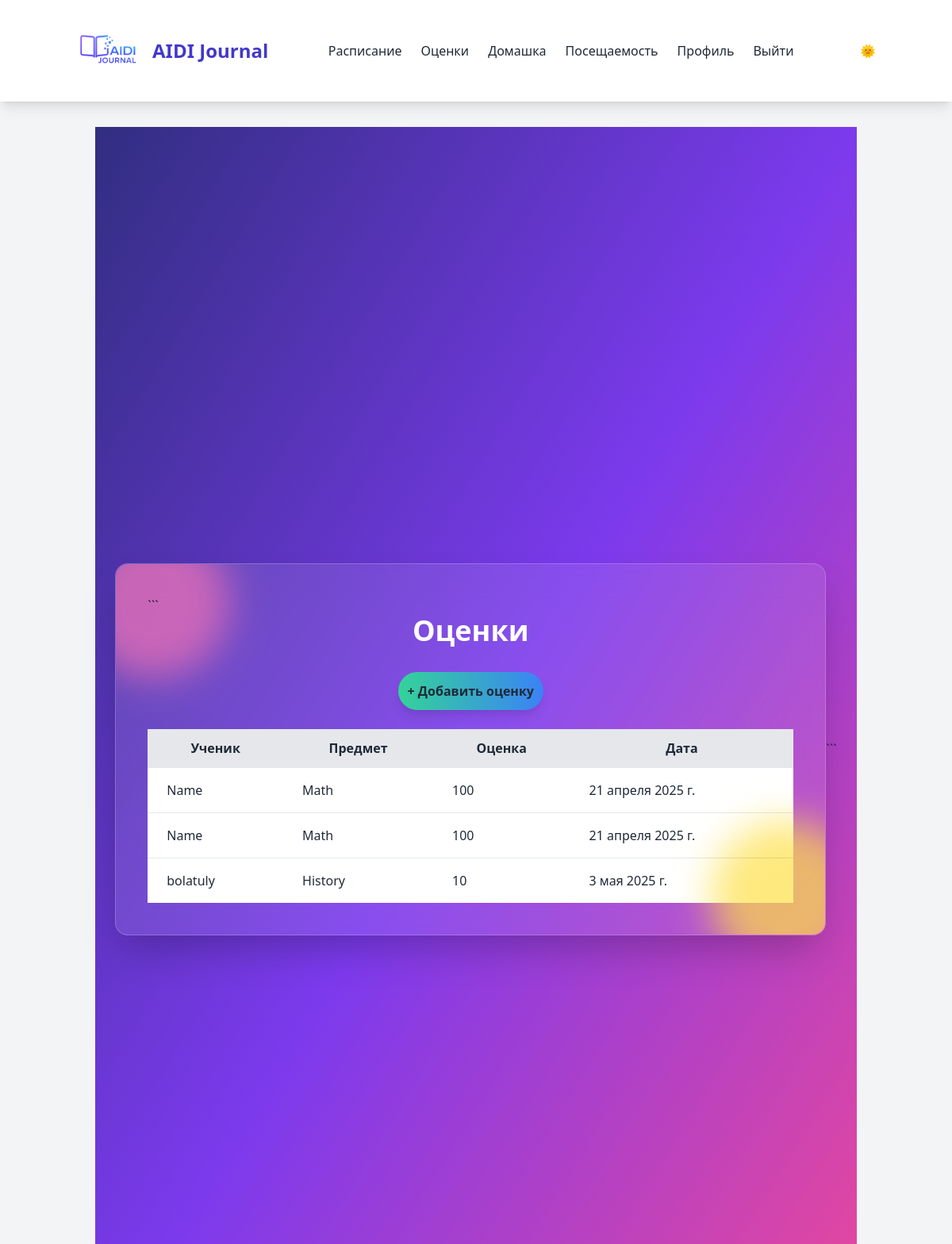
Screenshot of /grades/ (signed in) with the database file from the repository.
### myapp/models.py (models this page shows, shortened)
class Grade(models.Model):
    student = models.ForeignKey(
        CustomUser,
        on_delete=models.CASCADE,
        limit_choices_to={'role': 'student'}
    )
    subject = models.ForeignKey(Subject, on_delete=models.CASCADE)
    value = models.IntegerField()
    date = models.DateField(auto_now_add=True)

class CustomUser(AbstractUser):
    ROLE_CHOICES = (
        ('student', 'Ученик'),
        ('teacher', 'Учитель'),
        ('parent', 'Родитель'),
    )
    role = models.CharField(max_length=10, choices=ROLE_CHOICES, default='student')
    photo = models.ImageField(
        upload_to='avatars/',
        blank=True,
        null=True,
        verbose_name='Аватар'
    )

class Subject(models.Model):
    name = models.CharField(max_length=100)

### myapp/views.py (the view)
# urls.py: path('grades/',    views.grades_view, name='grades'),
@login_required
def grades_view(request):
    grades = Grade.objects.all()
    return render(request, 'grades.html', {'grades': grades})

### templates/grades.html (shortened to what this page needs)
{% extends 'base.html' %}
{% load static %}
{% block content %}
  <link href="{% static 'css/custom.css' %}" rel="stylesheet">
  <div class="min-h-screen flex items-center justify-center page-gradient-bg p-6">
    <div class="relative bg-white bg-opacity-10 backdrop-blur-lg rounded-2xl shadow-2xl p-10 max-w-4xl w-full border border-white border-opacity-20 overflow-hidden">
      <div class="absolute -top-12 -left-12 w-48 h-48 bg-pink-400 rounded-full mix-blend-multiply filter blur-xl opacity-70 animate-blob"></div>
      <div class="absolute -bottom-12 -right-12 w-48 h-48 bg-yellow-300 rounded-full mix-blend-multiply filter blur-xl opacity-70 animate-blob animation-delay-2000"></div>
```
  <h1 class="text-4xl font-extrabold text-white text-center mb-8">Оценки</h1>
  {% if user.is_authenticated and user.role == 'teacher' %}
    <div class="mb-6 text-center">
      <a href="{% url 'add_grade' %}" class="btn-gradient inline-block px-6 py-3">
        + Добавить оценку
      </a>
    </div>
  {% endif %}
  <div class="overflow-x-auto">
    <table class="min-w-full bg-white dark:bg-gray-800 text-gray-800 dark:text-gray-100">
      <thead class="bg-gray-200 dark:bg-gray-700">
        <tr>
          <th class="px-6 py-3">Ученик</th>
          <th class="px-6 py-3">Предмет</th>
          <th class="px-6 py-3">Оценка</th>
          <th class="px-6 py-3">Дата</th>
        </tr>
      </thead>
      <tbody>
        {% for g in grades %}
          <tr class="border-t hover:bg-gray-50 dark:hover:bg-gray-700">
            <td class="px-6 py-4">{{ g.student.username }}</td>
            <td class="px-6 py-4">{{ g.subject.name }}</td>
            <td class="px-6 py-4">{{ g.value }}</td>
            <td class="px-6 py-4">{{ g.date }}</td>
          </tr>
        {% empty %}
          <tr>
            <td colspan="4" class="text-center py-8 text-gray-300">Нет оценок</td>
          </tr>
        {% endfor %}
      </tbody>
    </table>
  </div>
</div>
```
  </div>
{% endblock %}

### templates/base.html (shortened to what this page needs)
{% load static %}
<!DOCTYPE html>
<html lang="ru">
<head>
  <script src="https://cdn.tailwindcss.com"></script>
  <link rel="stylesheet" href="{% static 'css/custom.css' %}">
</head>
<body class="bg-gray-100 dark:bg-gray-900 text-gray-800 dark:text-gray-100 transition-colors duration-300">
  <nav class="bg-white dark:bg-gray-800 shadow-lg p-4 transition-colors duration-300">
    <div class="container mx-auto flex justify-between items-center">
      <a href="{% url 'home' %}" class="flex items-center">
        <img src="{% static 'img/logo.png' %}" alt="AIDI Journal" class="h-24 w-auto mr-2">
        <span class="text-2xl font-bold text-indigo-700">AIDI Journal</span>
      </a>
      <div class="space-x-6 flex items-center">
        {% if user.is_authenticated %}
          <a href="{% url 'schedule' %}" class="hover:text-indigo-600">Расписание</a>
          <a href="{% url 'grades' %}" class="hover:text-indigo-600">Оценки</a>
          <a href="{% url 'homework' %}" class="hover:text-indigo-600">Домашка</a>
          {% if user.role == 'teacher' %}
            <a href="{% url 'mark_attendance' %}" class="hover:text-indigo-600">Посещаемость</a>
          {% endif %}
          <a href="{% url 'profile' %}" class="hover:text-indigo-600">Профиль</a>
          <form method="post" action="{% url 'logout' %}" class="inline">
            <button type="submit" class="hover:text-red-500">Выйти</button>
          </form>
        {% else %}
          <a href="{% url 'login' %}" class="hover:text-indigo-600">Вход</a>
          <a href="{% url 'register' %}" class="hover:text-indigo-600">Регистрация</a>
        {% endif %}
      </div>
      <button id="theme-toggle" class="focus:outline-none p-2 rounded transition-colors duration-300">
        <span id="icon-light" class="hidden">🌞</span>
      </button>
    </div>
  </nav>
  <div class="container mx-auto p-8">
    {% block content %}{% endblock %}
  </div>
</body>
</html>

### static/css/custom.css (style rules this page uses)
.animate-blob { animation: blob 8s infinite; }
.animation-delay-2000 { animation-delay: 2s; }
.page-gradient-bg { background: linear-gradient(to bottom right, #312E81, #7C3AED, #EC4899); }
.backdrop-blur-lg { backdrop-filter: blur(20px); }
.btn-gradient { background: linear-gradient(90deg, #34D399, #3B82F6); border-radius: 9999px; padding: 0.75rem; font-weight: 700; box-shadow: 0 10px 15px -3px rgba(0, 0, 0, 0.1), 0 4px 6px -2px rgba(0, 0, 0, 0.05); transition: transform 0.3s ease; }
html { transition: background-color 0.3s ease, color 0.3s ease; }
:root { --bg: #f3f4f6; --fg: #1f2937; }
body { background-color: var(--bg); color: var(--fg); }

### rows the page displays
Grade: student.username "Name", subject.name "Math", value "100", date "21 апреля 2025 г."
Grade: student.username "Name", subject.name "Math", value "100", date "21 апреля 2025 г."
Grade: student.username "bolatuly", subject.name "History", value "10", date "3 мая 2025 г."
